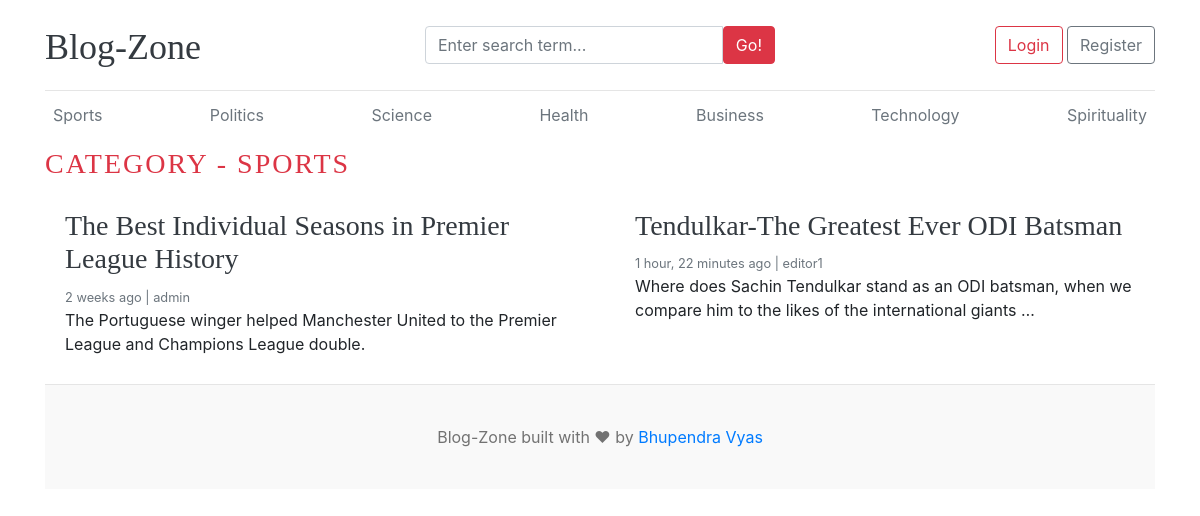
Page /category/1/ on the committed database.
### blogs/models.py (models this page shows, shortened)
class Category(models.Model):
	category_name = models.CharField(max_length=50, unique=True)
	created_at = models.DateTimeField(auto_now_add=True)
	updated_at = models.DateTimeField(auto_now=True)
	class Meta:
		verbose_name_plural = 'categories'
	def __str__(self):
		return self.category_name

class Blog(models.Model):
	title = models.CharField(max_length=100)
	slug = models.SlugField(max_length=150, unique=True, blank=True)
	category = models.ForeignKey(Category, on_delete=models.CASCADE)
	author = models.ForeignKey(User, on_delete=models.CASCADE)
	featured_image = models.ImageField(upload_to='uploads/%Y/%m/%d')
	short_description = models.TextField(max_length=500)
	blog_body = models.TextField(max_length=2000)
	status = models.CharField(max_length=20, choices=STATUS_CHOICES, default='Draft')
	is_featured = models.BooleanField(default=False)
	created_at = models.DateTimeField(auto_now_add=True)
	updated_at = models.DateTimeField(auto_now=True)

### blogs/views.py (the view)
# urls.py: path('<int:category_id>/', views.posts_by_category, name='posts_by_category'),
def posts_by_category(request, category_id):
    posts = Blog.objects.filter(status='Published', category=category_id)
    category = get_object_or_404(Category, pk=category_id)
    context = {
        'posts': posts,
        'category': category,
    }
    return render(request, 'posts_by_category.html', context)

### blogs/context_processors.py (called while the page is built)
def get_categories(request):
    categories = Category.objects.all()
    return dict(categories=categories)

def get_social_links(request):
    social_links = SocialLink.objects.all()
    return dict(social_links=social_links)

### templates/posts_by_category.html
{% extends "base.html" %}
{% block content %}
<h3 class="text-uppercase text-danger" style="letter-spacing: 2px;">Category - {{category}}</h3>
  <div class="row mb-2">
    {% if posts %}
        {% for post in posts %}
            <div class="col-md-6">
            <div class="card border-0" >
                <div class="card-body">
                <h3><a href="{% url 'blogs' post.slug %}" class='text-dark'>{{ post.title }}</a></h3>
                <small class="mb-1 text-muted">{{ post.created_at | timesince }} ago | {{ post.author }}</small>
                <p class="card-text">{{ post.short_description | truncatewords:20 }}</p>
                </div>
            </div>
            </div>
        {% endfor %}
    {% else %}
        <p>No Posts Found</p>
    {% endif %}
  </div>
{% endblock content %}

### templates/base.html (shortened to what this page needs)
{% load static %}
<!DOCTYPE html>
<html lang="en">
<head>
    <link href="https://getbootstrap.com/docs/4.0/dist/css/bootstrap.min.css" rel="stylesheet">
    <link href='{% static "css/blog.css" %}' rel="stylesheet">
    <link rel="stylesheet" href="https://cdnjs.cloudflare.com/ajax/libs/font-awesome/4.7.0/css/font-awesome.min.css">
  </head>
<body>
    <div class="container">
      <header class="blog-header py-3">
        <div class="row flex-nowrap justify-content-between align-items-center">
          <div class="col-4 pt-1">
            <a class="blog-header-logo text-dark" href="{% url 'home' %}">Blog-Zone</a>
          </div>
          <div class="col-4">
            <form action="{% url 'search' %}" method="GET">
              <div class="input-group">
                <input class="form-control" type="text" value="{{keyword}}" name="keyword" placeholder="Enter search term..." aria-label="Enter search term..." aria-describedby="button-search" />
                <button type="submit" class="btn btn-danger" id="button-search" type="button">Go!</button>
              </div>
            </form>
          </div>
          <div class="col-4 d-flex justify-content-end align-items-center">
            {% if not user.is_authenticated %}
            <a class="btn btn-md btn-outline-danger" href="{% url 'login' %}">Login</a> &nbsp;
            <a class="btn btn-md btn-outline-secondary" href="{% url 'register' %}">Register</a>
            {% else %}
            <span><a href="{% url 'dashboard' %}" class="btn btn-danger">Dashboard</a></span>
            &emsp;
            <span><a href="{% url 'logout' %}" class="btn btn-danger">Logout</a></span>
            {% endif %}
          </div>
        </div>
      </header>
      <div class="nav-scroller py-1 mb-2">
        <nav class="nav d-flex justify-content-between">
          {% for cat in categories  %}
            <a class="p-2 text-muted" href="{% url 'posts_by_category' cat.id %}">{{ cat.category_name }}</a>
          {% endfor %}
        </nav>
    </div>
{% block content %}{% endblock content %}
<footer class="blog-footer">
    <p>Blog-Zone built with ❤ by <a href="#">Bhupendra Vyas</a></p>
</footer>
</body>
</html>

### blog_main/static/css/blog.css (style rules this page uses)
.blog-header { border-bottom: 1px solid #e5e5e5; }
.blog-header-logo { font-family: "Playfair Display", Georgia, "Times New Roman", serif; font-size: 2.25rem; }
h1, h2, h3, h4, h5, h6 { font-family: "Playfair Display", Georgia, "Times New Roman", serif; }
.blog-footer { padding: 2.5rem 0; color: #727272; text-align: center; background-color: #f9f9f9; border-top: .05rem solid #e5e5e5; }
.blog-footer p:last-child { margin-bottom: 0; }

### rows in the picture
Category: category_name "Sports", category_name "SPORTS"
Category: category_name "Politics"
Category: category_name "Science"
Category: category_name "Health"
Category: category_name "Business"
Category: category_name "Technology"
Category: category_name "Spirituality"
Blog: title "The Best Individual Seasons in Premier League History", created_at "2 weeks", author "admin", short_description "The Portuguese winger helped Manchester United to the Premier League and Champions League double."
Blog: title "Tendulkar-The Greatest Ever ODI Batsman", created_at "1 hour, 22 minutes", author "editor1", short_description "Where does Sachin Tendulkar stand as an ODI batsman, when we compare him to the likes of the international giants …"
